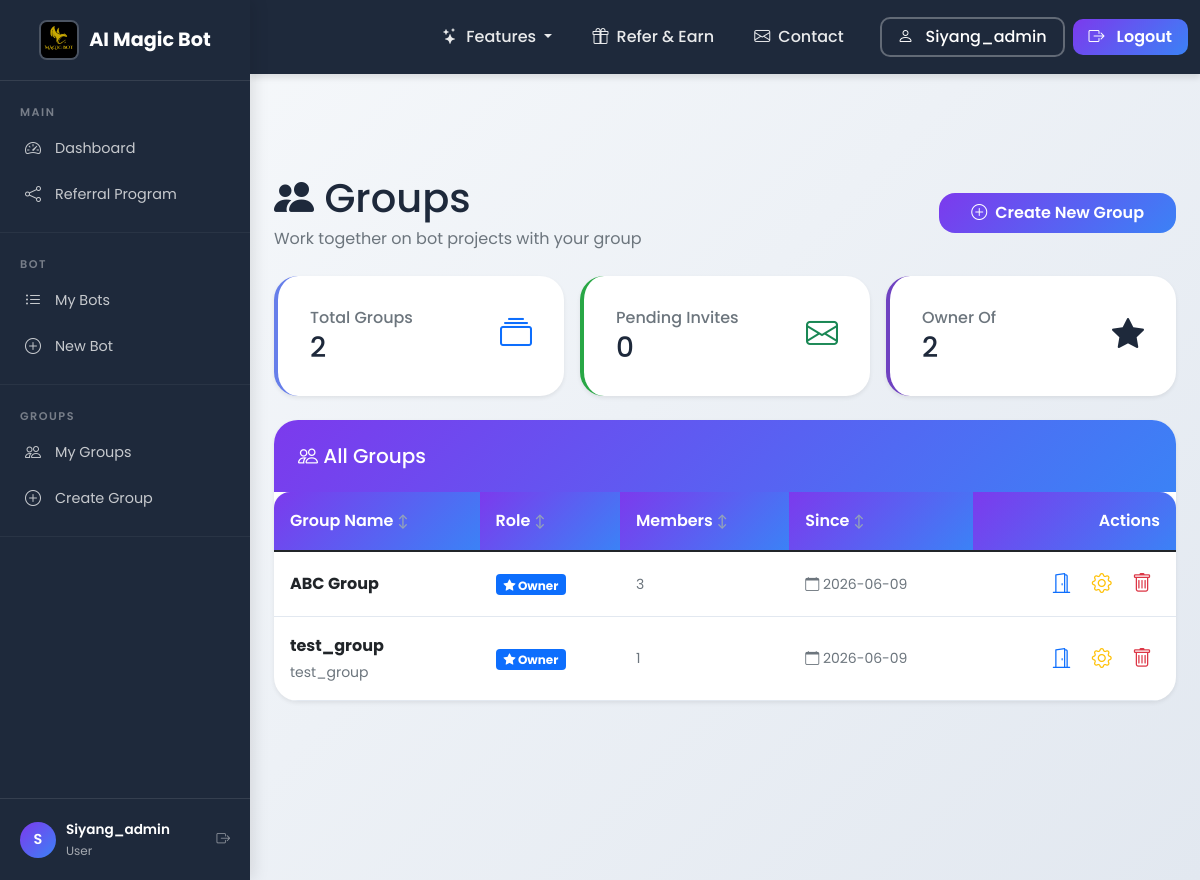
Before: /groups (signed in) with the older database file.
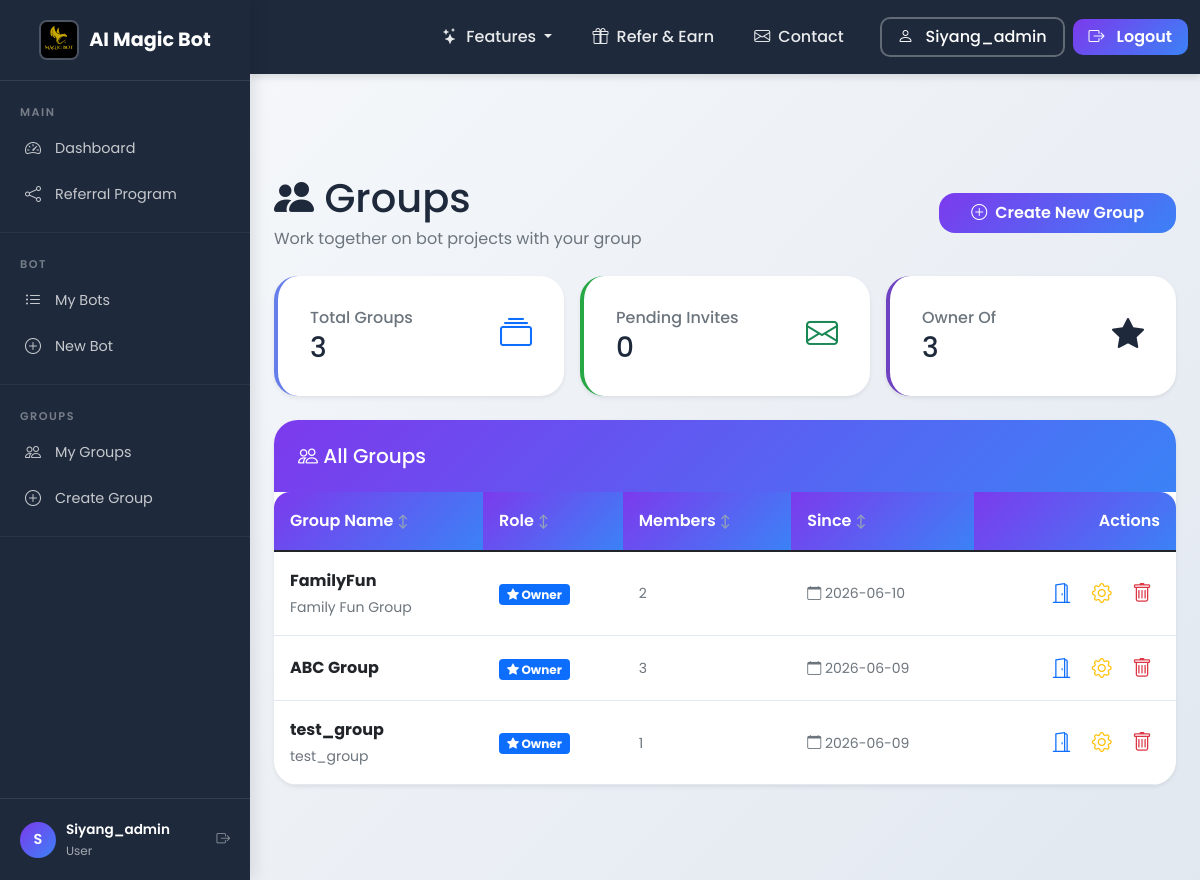
After: the same page with the newer database file.
### tables this page shows
CREATE TABLE group_members (
            id INTEGER PRIMARY KEY AUTOINCREMENT,
            group_id INTEGER NOT NULL REFERENCES groups(id) ON DELETE CASCADE,
            user_id INTEGER NOT NULL REFERENCES users(id) ON DELETE CASCADE,
            role TEXT NOT NULL DEFAULT 'member',
            joined_at TIMESTAMP DEFAULT CURRENT_TIMESTAMP,
            invited_by INTEGER REFERENCES users(id) ON DELETE SET NULL,
            status TEXT DEFAULT 'active',
            permissions TEXT DEFAULT '{}',
            UNIQUE(group_id, user_id)
        );

CREATE TABLE groups (
            id INTEGER PRIMARY KEY AUTOINCREMENT,
            name TEXT NOT NULL,
            description TEXT,
            created_by INTEGER NOT NULL REFERENCES users(id) ON DELETE CASCADE,
            created_at TIMESTAMP DEFAULT CURRENT_TIMESTAMP,
            updated_at TIMESTAMP DEFAULT CURRENT_TIMESTAMP,
            is_active BOOLEAN DEFAULT TRUE,
            settings TEXT DEFAULT '{}'
        , group_chat_id TEXT DEFAULT NULL);

### group_collaboration_ui.py (the view)
    @app.route("/groups")
    @login_required
    def groups():
        user_id = session["user_id"]
        conn = get_db_connection()
        user_groups = get_user_groups(user_id)
        invitations = conn.execute("""
            SELECT ti.*, t.name as group_name, u.username as inviter_name
            FROM group_invitations ti
            JOIN groups t ON ti.group_id = t.id
            JOIN users u ON ti.invited_by = u.id
            WHERE ti.email = (
                SELECT email FROM users WHERE id = ?
            ) AND ti.status = 'pending' AND ti.expires_at > CURRENT_TIMESTAMP
        """, (user_id,)).fetchall()
        conn.close()
        return render_template("groups.html",
                             groups=user_groups,
                             invitations=invitations,
                             active_page='groups',
                             username=session.get("username"))

### app_complete_with_groups.py (called while the page is built)
@app.context_processor
def inject_random_background():
    import random
    background_images = [
        '/static/AI_IMG1.jpeg',
        '/static/AI_IMG_2.jpeg',
        '/static/AI_IMG_3.jpeg',
        '/static/AI_IMG_4.jpeg'
    ]
    random_bg = random.choice(background_images)
    return {
        'random_background': random_bg,
        'all_backgrounds': background_images,
        'is_admin': session.get('role') == 'admin'
    }

    def __call__(self, environ, start_response):
        environ['wsgi.url_scheme'] = 'https'
        return super().__call__(environ, start_response)

### db.py (called while the page is built)
def _sqlite_conn():
    import sqlite3
    db_path = Path(__file__).parent / "users.db"
    conn = sqlite3.connect(str(db_path), timeout=10)
    conn.row_factory = sqlite3.Row
    conn.execute("PRAGMA journal_mode=WAL")
    conn.execute("PRAGMA busy_timeout = 5000")
    conn.execute("PRAGMA synchronous = NORMAL")
    conn.execute("PRAGMA foreign_keys = ON")
    return conn

def get_conn():
    if USE_PG:
        return _pg_conn()
    return _sqlite_conn()

### group_collaboration_ui.py (called while the page is built)
def get_db_connection():
    return get_conn()

### templates/groups.html (shortened to what the changed rows need)
<!DOCTYPE html>
<html lang="en">
<head>
    <link href="https://cdn.jsdelivr.net/npm/bootstrap@5.1.3/dist/css/bootstrap.min.css" rel="stylesheet">
    <link rel="stylesheet" href="{{ url_for('static', filename='css/shared.css') }}">
    <link rel="stylesheet" href="https://cdn.jsdelivr.net/npm/bootstrap-icons@1.8.1/font/bootstrap-icons.css">
</head>
<body class="sidebar-layout">
    {% with active_page='groups' %}
<div class="sidebar-content">
    {% endwith %}
    <div class="container-fluid px-4 mt-4">
        <div class="d-flex justify-content-between align-items-center mb-4">
            <div>
                <h1 class="mb-1"><i class="bi bi-people-fill"></i> Groups</h1>
            </div>
        </div>
        <div class="row mb-4 g-3">
            <div class="col-md-4">
                <div class="card stats-card h-100 shadow-sm">
                    <div class="card-body">
                        <div class="d-flex justify-content-between">
                            <div>
                                <h6 class="text-muted mb-1">Total Groups</h6>
                                <h3 class="mb-0">{{ groups|length }}</h3>
                            </div>
                        </div>
                    </div>
                </div>
            </div>
            <div class="col-md-4">
                <div class="card stats-card h-100 shadow-sm" style="border-left-color: #6f42c1;">
                    <div class="card-body">
                        <div class="d-flex justify-content-between">
                            <div>
                                <h6 class="text-muted mb-1">Owner Of</h6>
                                <h3 class="mb-0">{{ groups|selectattr('role','equalto','owner')|list|length }}</h3>
                            </div>
                        </div>
                    </div>
                </div>
            </div>
        </div>
        <div class="card shadow-sm">
            <div class="card-body p-0">
                {% if groups %}
                <div class="table-responsive">
                    <table class="table table-hover mb-0 group-table">
                        <thead>
                            <tr>
                                <th>Group Name</th>
                                <th>Role</th>
                                <th>Members</th>
                                <th>Since</th>
                                <th class="text-end">Actions</th>
                            </tr>
                        </thead>
                        <tbody>
                            {% for group in groups %}
                            <tr>
                                <td data-label="Group Name">
                                    <strong>{{ group.name }}</strong>
                                    {% if group.description %}
                                    <br><small class="text-muted">{{ group.description[:80] }}{% if group.description|length > 80 %}…{% endif %}</small>
                                    {% endif %}
                                </td>
                                <td data-label="Role">
                                    {% if group.role == 'owner' %}
                                    <span class="badge bg-primary"><i class="bi bi-star-fill"></i> Owner</span>
                                    {% elif group.role == 'admin' %}
                                    <span class="badge bg-warning text-dark">Admin</span>
                                    {% else %}
                                    <span class="badge bg-secondary">Member</span>
                                    {% endif %}
                                </td>
                                <td class="small text-muted" data-label="Members">{{ group.member_count or '—' }}</td>
                                <td class="small text-muted" data-label="Since"><i class="bi bi-calendar"></i> {{ (group.joined_at or group.created_at)[:10] }}</td>
                                <td class="text-end" style="white-space: nowrap;" data-label="Actions">
                                    <a href="/groups/{{ group.id }}" class="action-link enter" title="Enter">
                                        <i class="bi bi-door-open fs-5"></i>
                                    </a>
                                    {% if is_admin or group.role in ['owner', 'admin'] %}
                                    <a href="/groups/{{ group.id }}/settings" class="action-link edit" title="Settings">
                                        <i class="bi bi-gear fs-5"></i>
                                    </a>
                                    {% if is_admin or group.role == 'owner' %}
                                    <a href="javascript:void(0)" class="action-link delete" title="Delete"
                                       onclick="if(confirm('Delete group «{{ group.name }}»? This cannot be undone.')){document.getElementById('del-form-{{ group.id }}').submit()}">
                                        <i class="bi bi-trash fs-5"></i>
                                    </a>
                                    {% endif %}
                                    {% endif %}
                                </td>
                            </tr>
                            {% endfor %}
                        </tbody>
                    </table>
                </div>
                {% endif %}
            </div>
        </div>
    </div>
</div>
</body>
</html>

Changed rows visible on the page:
added group_members: name "FamilyFun", description "Family Fun Group", role "owner" (drawn), member_count "2", joined_at "2026-06-10"
Other visible differences:
{{ groups|length }}: "2" → "3"
{{ groups|selectattr('role','equalto','owner')|list|length }}: "2" → "3"
